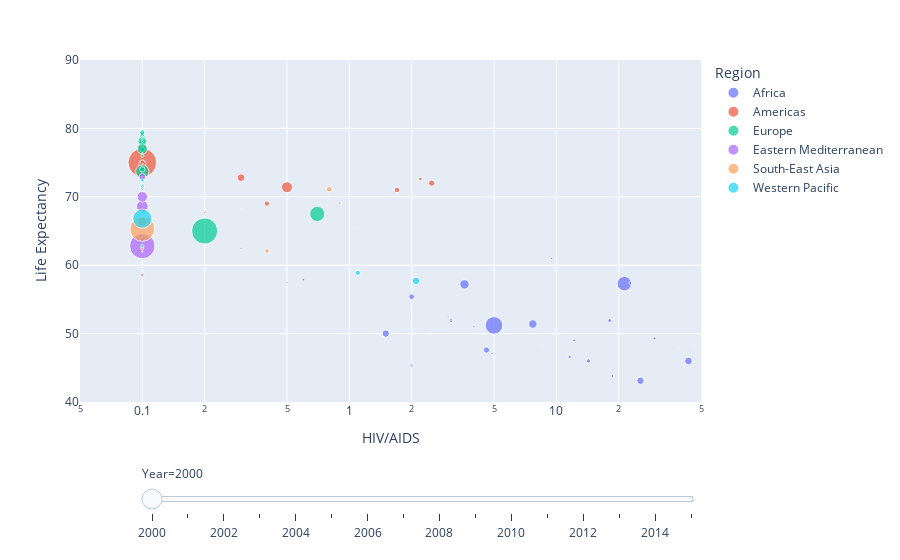

This figure's notebook cell:
### Code cell
#HIV/AIDS vs. Adult Mortality


fig = px.scatter(disease_df, x="HIV/AIDS", y="Life Expectancy", animation_frame="Year", animation_group="Country",
           size="Population", color="Region", hover_name="Country",
           log_x=True, size_max=55, range_x=[.05,50], range_y=[40,90])

fig["layout"].pop("updatemenus") # optional, drop animation buttons

fig.show()

### Figure 1 — Plotly figure (JSON) as saved in the notebook; plotly's stock layout.template omitted (floating-point values rounded to 4 significant figures)
{"data": [{"hovertemplate": "<b>%{hovertext}</b><br><br>Region=Africa<br>Year=2000<br>HIV/AIDS=%{x}<br>Life Expectancy=%{y}<br>Population=%{marker.size}<extra></extra>", "hovertext": ["Zimbabwe", "Benin", "Madagascar", "Malawi", "Gabon", "South Sudan", "Botswana", "South Africa", "Mali", "Ethiopia", "Togo", "Kenya", "Swaziland (Eswatini)", "Lesotho", "Liberia", "Ghana", "Mauritania", "Central African Republic", "Namibia", "Chad", "Niger", "Nigeria", "Sierra Leone", "Burkina Faso", "Eritrea", "Seychelles", "Mauritius", "Equatorial Guinea", "Burundi", "Senegal", "Cabo Verde", "Rwanda", "Cameroon", "Mozambique", "Sao Tome and Principe", "Comoros", "Angola", "Guinea", "Uganda", "Zambia", "Algeria", "Guinea-Bissau"], "ids": ["Zimbabwe", "Benin", "Madagascar", "Malawi", "Gabon", "South Sudan", "Botswana", "South Africa", "Mali", "Ethiopia", "Togo", "Kenya", "Swaziland (Eswatini)", "Lesotho", "Liberia", "Ghana", "Mauritania", "Central African Republic", "Namibia", "Chad", "Niger", "Nigeria", "Sierra Leone", "Burkina Faso", "Eritrea", "Seychelles", "Mauritius", "Equatorial Guinea", "Burundi", "Senegal", "Cabo Verde", "Rwanda", "Cameroon", "Mozambique", "Sao Tome and Principe", "Comoros", "Angola", "Guinea", "Uganda", "Zambia", "Algeria", "Guinea-Bissau"], "legendgroup": "Africa", "marker": {"color": "#636efa", "size": [12222251, 6865951, 1576686, 11376172, 1231122, 67656, 172834, 44896856, 196769, 66537331, 497367, 3145483, 161468, 1868699, 2884522, 18938762, 279359, 3754986, 1899257, 8342559, 11352973, 1223529, 4564297, 1167942, 339281, 81131, 1186873, 614323, 6476, 988452, 43579, 82573, 15274234, 1867687, 13866, 542357, 1644924, 888546, 2439274, 1531221, 3118366, 1243229], "sizemode": "area", "sizeref": 427700.0, "symbol": "circle"}, "mode": "markers", "name": "Africa", "orientation": "v", "showlegend": true, "type": "scatter", "x": [43.5, 2, 0.6, 25.5, 9.5, 2.7, 38.8, 21.3, 2.5, 5, 5.1, 18.1, 46.4, 29.8, 3.1, 3.6, 1.1, 14.3, 22.8, 4.6, 1.5, 4.9, 1.2, 4, 1.9, 0.1, 0.1, 1.9, 5.2, 0.5, 0.8, 8.5, 7.7, 12.2, 1.5, 0.1, 2, 3, 11.6, 18.7, 0.1, 3.1], "xaxis": "x", "y": [46, 55.4, 57.9, 43.1, 61, 48.9, 47.8, 57.3, 49.8, 51.2, 54.6, 51.9, 48.4, 49.3, 51.9, 57.2, 60, 46, 57.4, 47.6, 50, 47.1, 39, 51, 45.3, 71.8, 71, 52.7, 58, 57.5, 69.9, 48.3, 51.4, 49, 62.6, 59.5, 45.3, 52.5, 46.6, 43.8, 71.3, 52.1], "yaxis": "y"}, {"hovertemplate": "<b>%{hovertext}</b><br><br>Region=Americas<br>Year=2000<br>HIV/AIDS=%{x}<br>Life Expectancy=%{y}<br>Population=%{marker.size}<extra></extra>", "hovertext": ["Suriname", "Brazil", "Belize", "Guatemala", "Peru", "Chile", "Nicaragua", "Costa Rica", "Colombia", "Panama", "Paraguay", "Mexico", "El Salvador", "Ecuador", "Dominican Republic", "Canada", "Haiti", "Trinidad and Tobago", "Argentina", "Jamaica", "Guyana", "Honduras", "Uruguay"], "ids": ["Suriname", "Brazil", "Belize", "Guatemala", "Peru", "Chile", "Nicaragua", "Costa Rica", "Colombia", "Panama", "Paraguay", "Mexico", "El Salvador", "Ecuador", "Dominican Republic", "Canada", "Haiti", "Trinidad and Tobago", "Argentina", "Jamaica", "Guyana", "Honduras", "Uruguay"], "legendgroup": "Americas", "marker": {"color": "#EF553B", "size": [47239, 175287587, 247315, 1165743, 25914879, 15262754, 526796, 3925443, 443958, 33347, 5327, 11719673, 5867626, 12628596, 8562622, 37697, 85492, 1267984, 3757452, 2656864, 75331, 6524283, 3321245], "sizemode": "area", "sizeref": 427700.0, "symbol": "circle"}, "mode": "markers", "name": "Americas", "orientation": "v", "showlegend": true, "type": "scatter", "x": [0.4, 0.1, 0.3, 0.2, 0.5, 0.1, 0.4, 0.1, 0.1, 0.2, 0.1, 0.1, 0.4, 0.3, 2.5, 0.1, 5.1, 0.9, 0.1, 2.2, 1.1, 1.7, 0.1], "xaxis": "x", "y": [67.4, 75, 68.3, 67.7, 71.4, 77.3, 73, 77.6, 71.4, 75.7, 79, 74.8, 69, 72.8, 72, 79.1, 58.6, 69.1, 74.1, 72.6, 65.4, 71, 75.1], "yaxis": "y"}, {"hovertemplate": "<b>%{hovertext}</b><br><br>Region=Europe<br>Year=2000<br>HIV/AIDS=%{x}<br>Life Expectancy=%{y}<br>Population=%{marker.size}<extra></extra>", "hovertext": ["Luxembourg", "France", "Finland", "Bosnia and Herzegovina", "Spain", "Slovenia", "Malta", "Estonia", "Lithuania", "Kazakhstan", "Austria", "Greece", "Azerbaijan", "Latvia", "Tajikistan", "Belarus", "Germany", "Switzerland", "Belgium", "Georgia", "Sweden", "Bulgaria", "Poland", "Denmark", "Netherlands", "Cyprus", "Portugal", "Croatia", "Iceland", "Norway", "Romania", "Serbia", "Montenegro", "Russian Federation", "Turkey", "Armenia", "Uzbekistan", "Albania", "Hungary", "Ukraine", "Israel", "Ireland", "Turkmenistan", "Italy"], "ids": ["Luxembourg", "France", "Finland", "Bosnia and Herzegovina", "Spain", "Slovenia", "Malta", "Estonia", "Lithuania", "Kazakhstan", "Austria", "Greece", "Azerbaijan", "Latvia", "Tajikistan", "Belarus", "Germany", "Switzerland", "Belgium", "Georgia", "Sweden", "Bulgaria", "Poland", "Denmark", "Netherlands", "Cyprus", "Portugal", "Croatia", "Iceland", "Norway", "Romania", "Serbia", "Montenegro", "Russian Federation", "Turkey", "Armenia", "Uzbekistan", "Albania", "Hungary", "Ukraine", "Israel", "Ireland", "Turkmenistan", "Italy"], "legendgroup": "Europe", "marker": {"color": "#00cc96", "size": [4363, 6912498, 517629, 376676, 4567864, 1988925, 3987, 1396985, 3499536, 14883626, 811566, 18588, 8486, 236755, 621625, 997961, 8221158, 718425, 125125, 44183, 887219, 817172, 38258629, 5339616, 15925513, 943286, 1289898, 4426, 28125, 449967, 22442971, 7516346, 6495, 146596557, 6324121, 369588, 24654, 38927, 121971, 49175848, 6289, 385174, 4516131, 5694218], "sizemode": "area", "sizeref": 427700.0, "symbol": "circle"}, "mode": "markers", "name": "Europe", "orientation": "v", "showlegend": true, "type": "scatter", "x": [0.1, 0.1, 0.1, 0.1, 0.1, 0.1, 0.1, 0.1, 0.1, 0.1, 0.1, 0.1, 0.1, 0.1, 0.3, 0.1, 0.1, 0.1, 0.1, 0.1, 0.1, 0.1, 0.1, 0.1, 0.1, 0.1, 0.1, 0.1, 0.1, 0.1, 0.1, 0.1, 0.1, 0.2, 0.1, 0.1, 0.1, 0.1, 0.1, 0.7, 0.1, 0.1, 0.1, 0.1], "xaxis": "x", "y": [77.8, 78.8, 77.5, 74.6, 79.1, 76, 77.5, 78, 71.6, 63.9, 78.1, 78.2, 66.6, 71, 63.7, 68, 78, 79.7, 77.6, 71.8, 79.6, 71.1, 73.7, 76.9, 78.1, 78.1, 76.6, 74.7, 79.7, 78.5, 77, 72.6, 73, 65, 74, 72, 67.1, 72.6, 71.7, 67.5, 78.9, 76.4, 63.8, 79.4], "yaxis": "y"}, {"hovertemplate": "<b>%{hovertext}</b><br><br>Region=Eastern Mediterranean<br>Year=2000<br>HIV/AIDS=%{x}<br>Life Expectancy=%{y}<br>Population=%{marker.size}<extra></extra>", "hovertext": ["Sudan", "Lebanon", "Syrian Arab Republic", "Pakistan", "Djibouti", "Morocco", "Jordan", "Afghanistan", "Iraq", "Tunisia"], "ids": ["Sudan", "Lebanon", "Syrian Arab Republic", "Pakistan", "Djibouti", "Morocco", "Jordan", "Afghanistan", "Iraq", "Tunisia"], "legendgroup": "Eastern Mediterranean", "marker": {"color": "#ab63fa", "size": [2725535, 3235366, 1641848, 138523285, 717584, 28849621, 51313, 293756, 23565413, 9699197], "sizemode": "area", "sizeref": 427700.0, "symbol": "circle"}, "mode": "markers", "name": "Eastern Mediterranean", "orientation": "v", "showlegend": true, "type": "scatter", "x": [0.1, 0.1, 0.1, 0.1, 4.1, 0.1, 0.1, 0.1, 0.1, 0.1], "xaxis": "x", "y": [58.6, 72.7, 72.6, 62.8, 57.4, 68.6, 71.7, 54.8, 70, 72.9], "yaxis": "y"}, {"hovertemplate": "<b>%{hovertext}</b><br><br>Region=South-East Asia<br>Year=2000<br>HIV/AIDS=%{x}<br>Life Expectancy=%{y}<br>Population=%{marker.size}<extra></extra>", "hovertext": ["Bhutan", "Sri Lanka", "Maldives", "Timor-Leste", "Thailand", "Bangladesh", "Nepal", "Myanmar", "Indonesia", "India"], "ids": ["Bhutan", "Sri Lanka", "Maldives", "Timor-Leste", "Thailand", "Bangladesh", "Nepal", "Myanmar", "Indonesia", "India"], "legendgroup": "South-East Asia", "marker": {"color": "#FFA15A", "size": [573416, 18655, 286, 87167, 6295821, 131581243, 2374911, 4695462, 21154429, 1535912], "sizemode": "area", "sizeref": 427700.0, "symbol": "circle"}, "mode": "markers", "name": "South-East Asia", "orientation": "v", "showlegend": true, "type": "scatter", "x": [0.1, 0.1, 0.1, 0.1, 0.8, 0.1, 0.1, 0.4, 0.1, 0.3], "xaxis": "x", "y": [62, 71.5, 69.6, 58.7, 71.1, 65.3, 62.5, 62.1, 66.3, 62.5], "yaxis": "y"}, {"hovertemplate": "<b>%{hovertext}</b><br><br>Region=Western Pacific<br>Year=2000<br>HIV/AIDS=%{x}<br>Life Expectancy=%{y}<br>Population=%{marker.size}<extra></extra>", "hovertext": ["Fiji", "Solomon Islands", "Malaysia", "Kiribati", "Tonga", "Philippines", "China", "Papua New Guinea", "Mongolia", "Cambodia", "Samoa", "Vanuatu", "Australia", "Japan"], "ids": ["Fiji", "Solomon Islands", "Malaysia", "Kiribati", "Tonga", "Philippines", "China", "Papua New Guinea", "Mongolia", "Cambodia", "Samoa", "Vanuatu", "Australia", "Japan"], "legendgroup": "Western Pacific", "marker": {"color": "#19d3f3", "size": [811223, 41269, 2318568, 8446, 9882, 77991569, 1262645, 5572222, 2397436, 12152354, 17461, 18563, 19153, 126843], "sizemode": "area", "sizeref": 427700.0, "symbol": "circle"}, "mode": "markers", "name": "Western Pacific", "orientation": "v", "showlegend": true, "type": "scatter", "x": [0.1, 0.1, 0.1, 0.1, 0.1, 0.1, 0.1, 1.1, 0.1, 2.1, 0.1, 0.1, 0.1, 0.1], "xaxis": "x", "y": [67.7, 65.8, 72.4, 64.1, 71.6, 66.8, 71.7, 58.9, 62.8, 57.7, 72, 69, 79.5, 81.1], "yaxis": "y"}], "layout": {"legend": {"itemsizing": "constant", "title": {"text": "Region"}, "tracegroupgap": 0}, "margin": {"t": 60}, "sliders": [{"active": 0, "currentvalue": {"prefix": "Year="}, "len": 0.9, "pad": {"b": 10, "t": 60}, "steps": [{"args": [["2000"], {"frame": {"duration": 0, "redraw": false}, "fromcurrent": true, "mode": "immediate", "transition": {"duration": 0, "easing": "linear"}}], "label": "2000", "method": "animate"}, {"args": [["2001"], {"frame": {"duration": 0, "redraw": false}, "fromcurrent": true, "mode": "immediate", "transition": {"duration": 0, "easing": "linear"}}], "label": "2001", "method": "animate"}, {"args": [["2002"], {"frame": {"duration": 0, "redraw": false}, "fromcurrent": true, "mode": "immediate", "transition": {"duration": 0, "easing": "linear"}}], "label": "2002", "method": "animate"}, {"args": [["2003"], {"frame": {"duration": 0, "redraw": false}, "fromcurrent": true, "mode": "immediate", "transition": {"duration": 0, "easing": "linear"}}], "label": "2003", "method": "animate"}, {"args": [["2004"], {"frame": {"duration": 0, "redraw": false}, "fromcurrent": true, "mode": "immediate", "transition": {"duration": 0, "easing": "linear"}}], "label": "2004", "method": "animate"}, {"args": [["2005"], {"frame": {"duration": 0, "redraw": false}, "fromcurrent": true, "mode": "immediate", "transition": {"duration": 0, "easing": "linear"}}], "label": "2005", "method": "animate"}, {"args": [["2006"], {"frame": {"duration": 0, "redraw": false}, "fromcurrent": true, "mode": "immediate", "transition": {"duration": 0, "easing": "linear"}}], "label": "2006", "method": "animate"}, {"args": [["2007"], {"frame": {"duration": 0, "redraw": false}, "fromcurrent": true, "mode": "immediate", "transition": {"duration": 0, "easing": "linear"}}], "label": "2007", "method": "animate"}, {"args": [["2008"], {"frame": {"duration": 0, "redraw": false}, "fromcurrent": true, "mode": "immediate", "transition": {"duration": 0, "easing": "linear"}}], "label": "2008", "method": "animate"}, {"args": [["2009"], {"frame": {"duration": 0, "redraw": false}, "fromcurrent": true, "mode": "immediate", "transition": {"duration": 0, "easing": "linear"}}], "label": "2009", "method": "animate"}, {"args": [["2010"], {"frame": {"duration": 0, "redraw": false}, "fromcurrent": true, "mode": "immediate", "transition": {"duration": 0, "easing": "linear"}}], "label": "2010", "method": "animate"}, {"args": [["2011"], {"frame": {"duration": 0, "redraw": false}, "fromcurrent": true, "mode": "immediate", "transition": {"duration": 0, "easing": "linear"}}], "label": "2011", "method": "animate"}, {"args": [["2012"], {"frame": {"duration": 0, "redraw": false}, "fromcurrent": true, "mode": "immediate", "transition": {"duration": 0, "easing": "linear"}}], "label": "2012", "method": "animate"}, {"args": [["2013"], {"frame": {"duration": 0, "redraw": false}, "fromcurrent": true, "mode": "immediate", "transition": {"duration": 0, "easing": "linear"}}], "label": "2013", "method": "animate"}, {"args": [["2014"], {"frame": {"duration": 0, "redraw": false}, "fromcurrent": true, "mode": "immediate", "transition": {"duration": 0, "easing": "linear"}}], "label": "2014", "method": "animate"}, {"args": [["2015"], {"frame": {"duration": 0, "redraw": false}, "fromcurrent": true, "mode": "immediate", "transition": {"duration": 0, "easing": "linear"}}], "label": "2015", "method": "animate"}], "x": 0.1, "xanchor": "left", "y": 0, "yanchor": "top"}], "xaxis": {"anchor": "y", "domain": [0, 1], "range": [-1.301, 1.699], "title": {"text": "HIV/AIDS"}, "type": "log"}, "yaxis": {"anchor": "x", "domain": [0, 1], "range": [40, 90], "title": {"text": "Life Expectancy"}}}}
